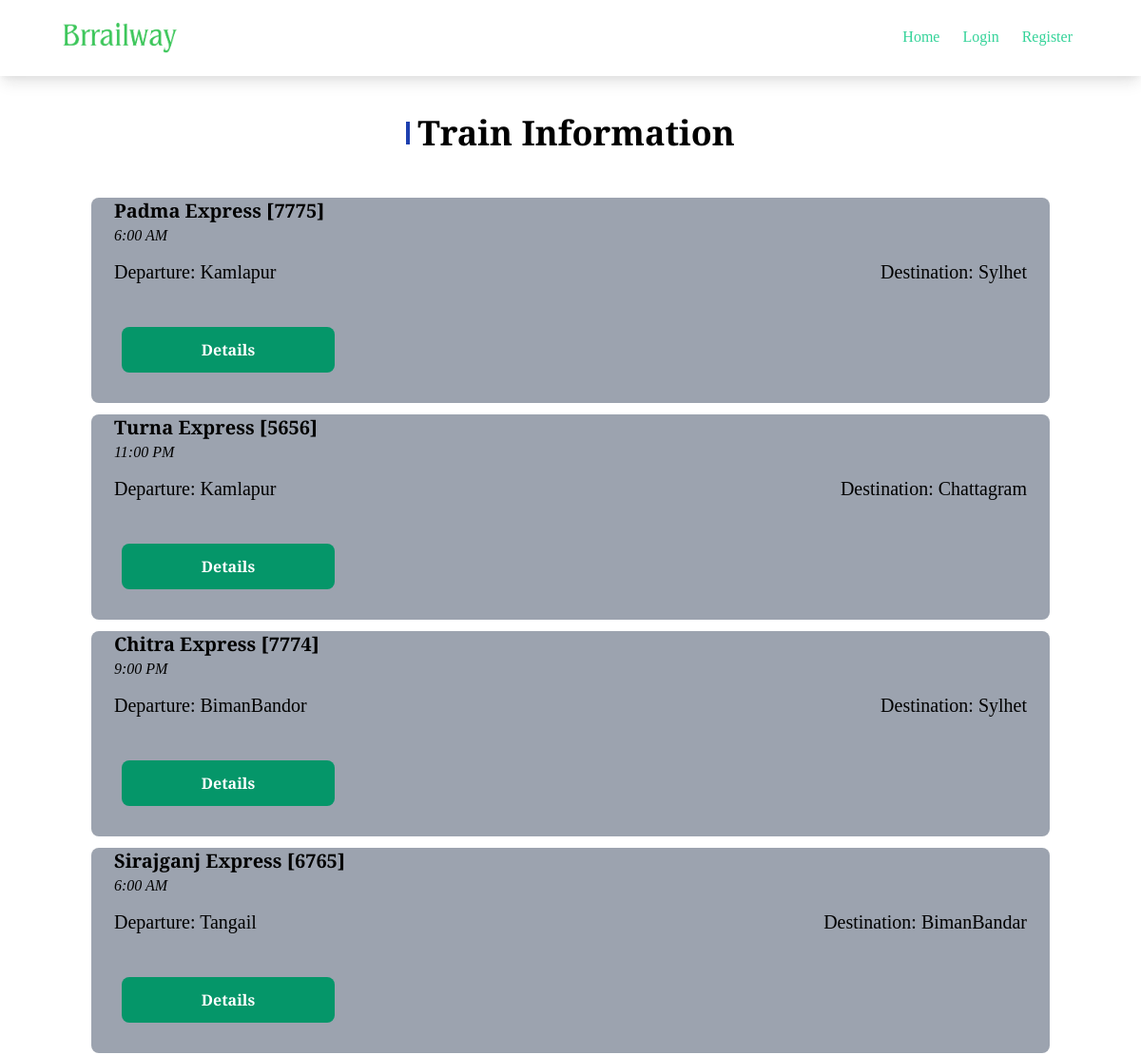
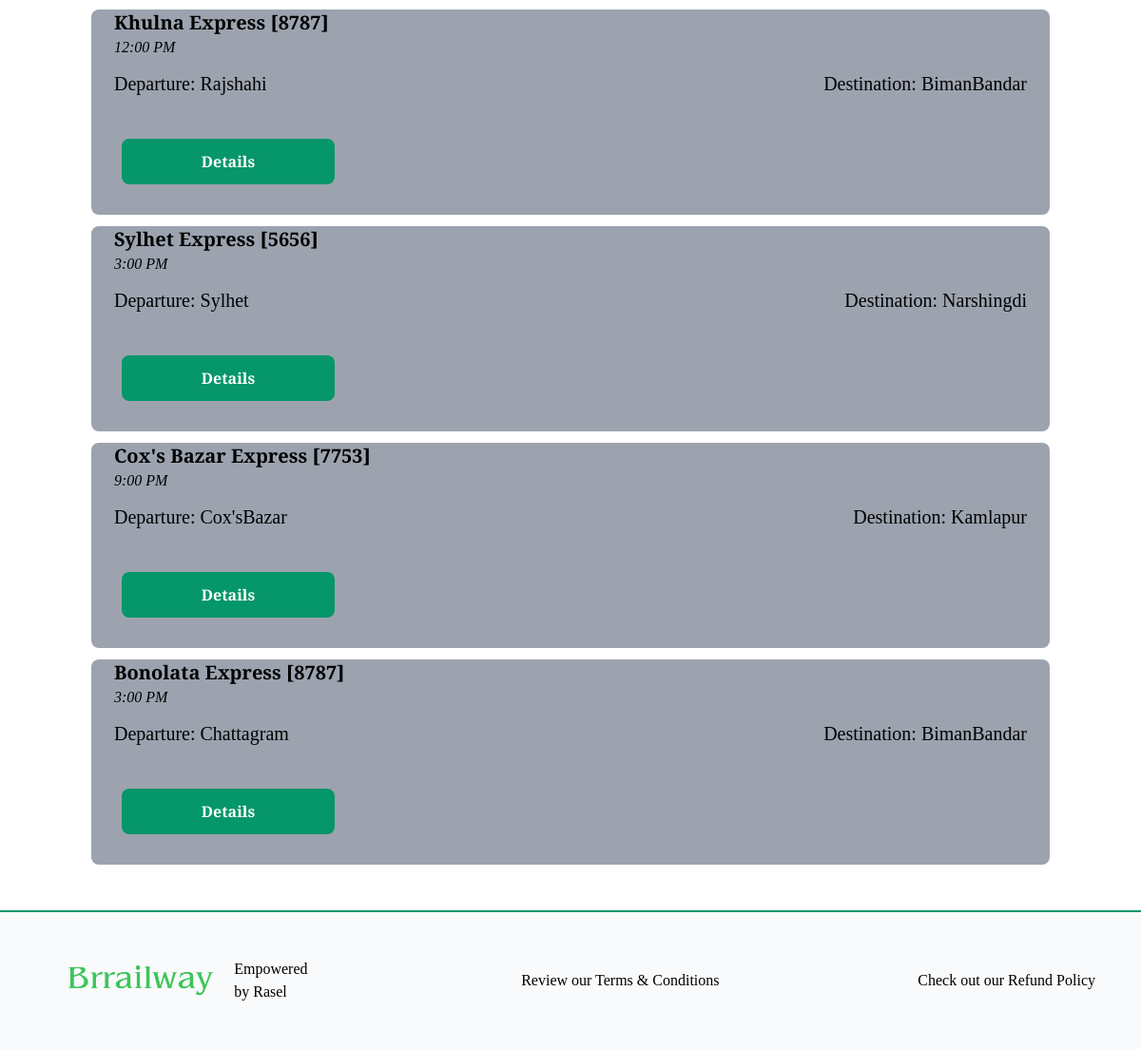
The app's page /train/train_list with its own data (2 pictures, top to bottom).
### train/models.py (models this page shows, shortened)
class Train_list(models.Model):
    name = models.CharField(max_length=100)
    time= models.CharField(max_length=15, choices=TIME_SLOT, blank=True, null=True)
    seat= models.CharField(max_length=15, choices=SEAT_TYPE, blank=True, null=True)
    station= models.ManyToManyField(Station)
    seat_formation = models.ManyToManyField(Seat_formation)
    seat_number = models.CharField(choices=SEAT_NO, max_length=5, blank=True, null=True)
    price = models.DecimalField(max_digits=15, decimal_places = 2, blank=True, null=True)
    destination = models.CharField(max_length=200, choices= DESTINATION, blank=True, null=True)

class Station(models.Model):
    name=models.CharField(max_length=50)
    slug=models.SlugField(max_length=100, unique=True, null=True, blank=True)

### train/views.py (the view)
# urls.py: path('train_list', views.train_list,name='train_list'),
def train_list(req):
    data= Train_list.objects.all()
    return render(req, 'train/train_list.html', {'trains': data})

### train/templates/train/train_list.html (shortened to what this page needs)
{% extends "base.html" %}
{% block content %}
<h1 class="text-4xl justify-center font-bold mt-10 flex items-center"><div class="w-1 h-6 mr-2 bg-blue-800"></div> Train Information</h1>
<div class="mx-24 my-12">
  {% for train in trains %}
  <div class="mx-auto bg-gray-400 rounded-lg">
    <div class="rounded-lg">
      <div class="px-6 mt-3">
        <h5 class="text-xl font-bold">{{train.name }}</h5>
        <p class="italic">{{ train.time }}</p>
      </div>
      <div class="flex justify-between items-center py-3 px-6">
        <p class="text-xl">
            Departure:
            {% for cat in train.station.all %}
              {{ cat.name }}
            {% endfor %}
        </p>
        <p class="text-xl">Destination: {{ train.destination }}</p>
      </div>
      <div class="flex justify-between p-8">
        <a href="{% url 'details_train' train.id %}">
          <button class="bg-green-600 rounded-lg w-56 py-3 text-white font-extrabold" >
          Details
        </button>
        </a>
      </div>
    </div>
  </div>
  {% endfor %}
</div>
{% endblock %}

### core/templates/base.html (style rules this page uses)
body { font-family: "Merriweather", serif; }

### records on screen
Train_list: name "Padma Express [7775]", time "6:00 AM", destination "Sylhet"
Station: name "Kamlapur"
Train_list: name "Turna Express [5656]", time "11:00 PM", destination "Chattagram"
Train_list: name "Chitra Express [7774]", time "9:00 PM", destination "Sylhet"
Station: name "BimanBandor"
Train_list: name "Sirajganj Express [6765]", time "6:00 AM", destination "BimanBandar"
Station: name "Tangail"
Train_list: name "Khulna Express [8787]", time "12:00 PM", destination "BimanBandar"
Station: name "Rajshahi"
Train_list: name "Sylhet Express [5656]", time "3:00 PM", destination "Narshingdi"
Station: name "Sylhet"
Train_list: name "Cox's Bazar Express [7753]", time "9:00 PM", destination "Kamlapur"
Station: name "Cox'sBazar"
Train_list: name "Bonolata Express [8787]", time "3:00 PM", destination "BimanBandar"
Station: name "Chattagram"
